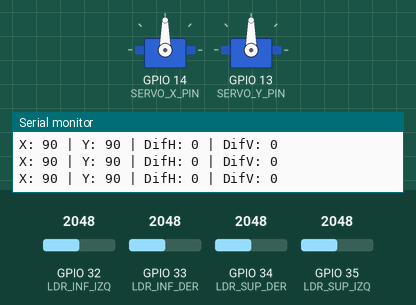
This sketch was run on a simulated ESP32. On the bench: 2 × servo, the last lines printed to the serial monitor. The inputs (shaded band) are chosen by the test bench; at power-on: GPIO 32 (LDR_INF_IZQ) = 2048, GPIO 33 (LDR_INF_DER) = 2048, GPIO 34 (LDR_SUP_DER) = 2048, GPIO 35 (LDR_SUP_IZQ) = 2048.

Above: at 2.2 s.
2.3 s: GPIO 32 (LDR_INF_IZQ) set to 2156
At 4.4 s:
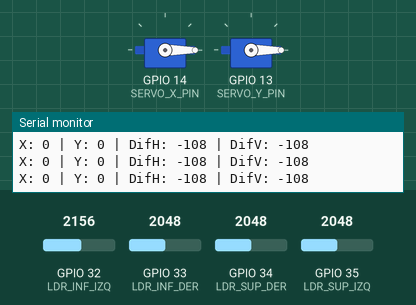
5.3 s: GPIO 33 (LDR_INF_DER) set to 2158
6.8 s: GPIO 33 (LDR_INF_DER) set to 2248
At 9.7 s:
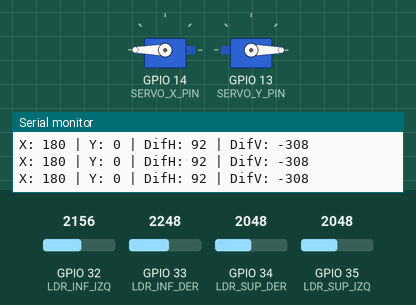
9.8 s: GPIO 34 (LDR_SUP_DER) set to 2368
11.3 s: GPIO 34 (LDR_SUP_DER) set to 2437
At 11.78 s:
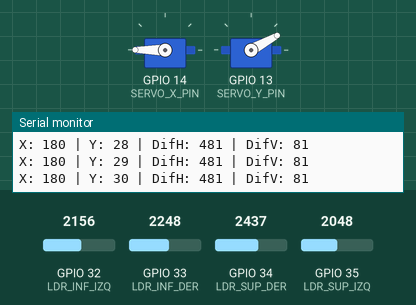
14.3 s: GPIO 35 (LDR_SUP_IZQ) set to 2866
At 18.0 s:
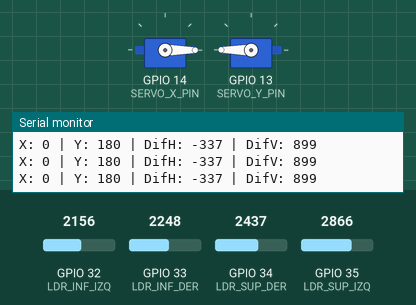
Timing chart, 0 to 18.3 s (numbered marks = the images above; inputs shaded):
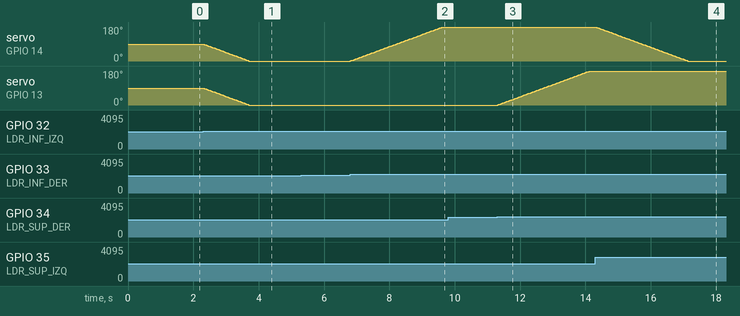

Measured:
- the behaviour switches between 2098 and 2099 on GPIO 32 (LDR_INF_IZQ) (found by bisection; images 0 and 1)
- the behaviour switches between 2206 and 2207 on GPIO 33 (LDR_INF_DER) (found by bisection; images 1 and 2)
- the behaviour switches between 2406 and 2407 on GPIO 34 (LDR_SUP_DER) (found by bisection; images 2 and 3)
- after the input at 2.3 s, servo on GPIO 14 (SERVO_X_PIN), servo on GPIO 13 (SERVO_Y_PIN): moves from 90° to 0° over 1.4 s, starting at once
- after the input at 6.8 s, servo on GPIO 14 (SERVO_X_PIN): moves from 0° to 180° over 2.8 s, starting at once
- after the input at 11.3 s, servo on GPIO 13 (SERVO_Y_PIN): moves from 0° to 180° over 2.8 s, starting at once
- after the input at 14.3 s, servo on GPIO 14 (SERVO_X_PIN): moves from 180° to 0° over 2.8 s, starting at once

The sketch:

TORRETA_SEGUIDORALUZ.ino
```cpp
#include <ESP32Servo.h>

// Pines de las fotoresistencias (LDRs)
#define LDR_SUP_DER 34  // Superior derecho
#define LDR_SUP_IZQ 35  // Superior izquierdo
#define LDR_INF_IZQ 32  // Inferior izquierdo
#define LDR_INF_DER 33  // Inferior derecho

// Pines de los servomotores
#define SERVO_X_PIN 14  // Eje horizontal (abajo)
#define SERVO_Y_PIN 13  // Eje vertical (arriba)

// Configuración de servos
Servo servoX, servoY;
int posX = 90;  // Posición inicial horizontal (centro)
int posY = 90;  // Posición inicial vertical (centro)

// Parámetros de seguimiento
int margen = 50;   // Margen de diferencia para activar movimiento
int paso = 1;      // Incremento de movimiento del servo
int delayMs = 15;  // Retardo entre lecturas

void setup() {
  Serial.begin(115200);

  // Configurar pines LDR como entradas
  pinMode(LDR_SUP_DER, INPUT);
  pinMode(LDR_SUP_IZQ, INPUT);
  pinMode(LDR_INF_IZQ, INPUT);
  pinMode(LDR_INF_DER, INPUT);

  // Configurar servos (ESP32 requiere esta inicialización)
  ESP32PWM::allocateTimer(0);
  ESP32PWM::allocateTimer(1);

  servoX.setPeriodHertz(50);
  servoY.setPeriodHertz(50);

  servoX.attach(SERVO_X_PIN, 500, 2400);
  servoY.attach(SERVO_Y_PIN, 500, 2400);

  servoX.write(posX);
  servoY.write(posY);

  delay(1000);  // Pausa inicial
}

void loop() {
  // Leer valores de los LDRs
  int supDer = analogRead(LDR_SUP_DER);
  int supIzq = analogRead(LDR_SUP_IZQ);
  int infIzq = analogRead(LDR_INF_IZQ);
  int infDer = analogRead(LDR_INF_DER);

  // Calcular diferencias para cada eje
  int difHorizontal = (supDer + infDer) - (supIzq + infIzq);  // Derecha vs Izquierda
  int difVertical = (supDer + supIzq) - (infDer + infIzq);    // Arriba vs Abajo

  // Movimiento horizontal (eje X)
  if (abs(difHorizontal) > margen) {
    posX += (difHorizontal > 0) ? paso : -paso;
    posX = constrain(posX, 0, 180);  // Limitar rango
    servoX.write(posX);
  }

  // Movimiento vertical (eje Y)
  if (abs(difVertical) > margen) {
    posY += (difVertical > 0) ? paso : -paso;
    posY = constrain(posY, 0, 180);  // Limitar rango
    servoY.write(posY);
  }

  // Opcional: Mostrar valores para depuración
  Serial.print("X: ");
  Serial.print(posX);
  Serial.print(" | Y: ");
  Serial.print(posY);
  Serial.print(" | DifH: ");
  Serial.print(difHorizontal);
  Serial.print(" | DifV: ");
  Serial.println(difVertical);

  delay(delayMs);
}
```
